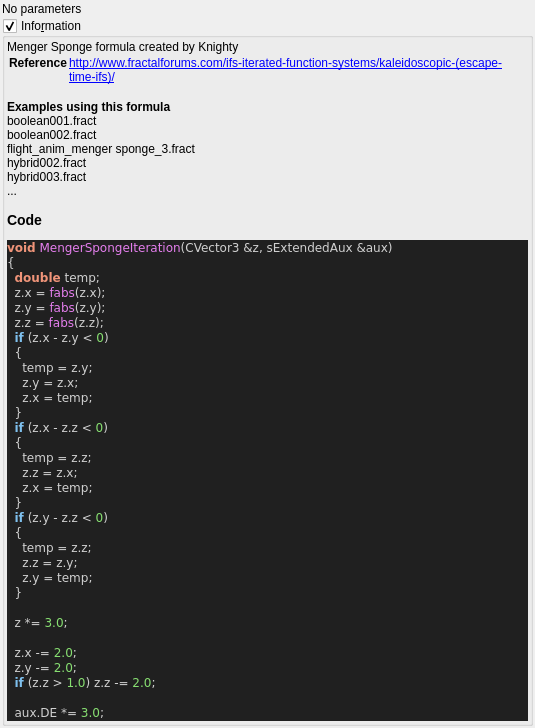
<?xml version="1.0" encoding="UTF-8"?>
<ui version="4.0">
 <class>menger_sponge</class>
 <widget class="QWidget" name="Form">
  <property name="geometry">
   <rect>
    <x>0</x>
    <y>0</y>
    <width>535</width>
    <height>685</height>
   </rect>
  </property>
  <property name="windowTitle">
   <string notr="true">menger_sponge</string>
  </property>
  <layout class="QVBoxLayout" name="verticalLayout">
   <property name="spacing">
    <number>2</number>
   </property>
   <property name="leftMargin">
    <number>2</number>
   </property>
   <property name="topMargin">
    <number>2</number>
   </property>
   <property name="rightMargin">
    <number>2</number>
   </property>
   <property name="bottomMargin">
    <number>2</number>
   </property>
   <item>
    <widget class="QLabel" name="label">
     <property name="text">
      <string>No parameters</string>
     </property>
    </widget>
   </item>
   <item>
    <widget class="MyGroupBox" name="groupCheck_info">
     <property name="title">
      <string>Info&amp;rmation</string>
     </property>
     <property name="flat">
      <bool>false</bool>
     </property>
     <property name="checkable">
      <bool>true</bool>
     </property>
     <layout class="QVBoxLayout" name="verticalLayout_2">
      <property name="spacing">
       <number>2</number>
      </property>
      <property name="leftMargin">
       <number>2</number>
      </property>
      <property name="topMargin">
       <number>2</number>
      </property>
      <property name="rightMargin">
       <number>2</number>
      </property>
      <property name="bottomMargin">
       <number>2</number>
      </property>
      <item>
       <widget class="QLabel" name="label_code_content">
        <property name="text">
         <string notr="true">&lt;p&gt;Menger Sponge formula created by Knighty&lt;/p&gt;&lt;table&gt;
&lt;tr&gt;&lt;th&gt;Reference&lt;/th&gt;&lt;td&gt;&lt;a href=&quot;http://www.fractalforums.com/ifs-iterated-function-systems/kaleidoscopic-(escape-time-ifs)/&quot;&gt;http://www.fractalforums.com/ifs-iterated-function-systems/kaleidoscopic-(escape-time-ifs)/&lt;br&gt;
&lt;/td&gt;&lt;/tr&gt;
&lt;/table&gt;
&lt;b&gt;Examples using this formula&lt;/b&gt;&lt;br&gt;boolean001.fract&lt;br&gt;boolean002.fract&lt;br&gt;flight_anim_menger sponge_3.fract&lt;br&gt;hybrid002.fract&lt;br&gt;hybrid003.fract&lt;br&gt;...&lt;h3&gt;Code&lt;/h3&gt;
&lt;body style=&quot;background-color:#202020&quot;&gt;
&lt;pre style=&quot;color:#d0d0d0; background-color:#202020;  font-family:'Courier New',monospace;&quot;&gt;&lt;span style=&quot;color:#f09479; font-weight:bold&quot;&gt;void&lt;/span&gt; &lt;span style=&quot;color:#e47eed&quot;&gt;MengerSpongeIteration&lt;/span&gt;&lt;span style=&quot;color:#d0d0d0&quot;&gt;(&lt;/span&gt;CVector3 &lt;span style=&quot;color:#d0d0d0&quot;&gt;&amp;amp;&lt;/span&gt;z&lt;span style=&quot;color:#d0d0d0&quot;&gt;,&lt;/span&gt; sExtendedAux &lt;span style=&quot;color:#d0d0d0&quot;&gt;&amp;amp;&lt;/span&gt;aux&lt;span style=&quot;color:#d0d0d0&quot;&gt;)&lt;/span&gt;
&lt;span style=&quot;color:#d0d0d0&quot;&gt;{&lt;/span&gt;
  &lt;span style=&quot;color:#f09479; font-weight:bold&quot;&gt;double&lt;/span&gt; temp&lt;span style=&quot;color:#d0d0d0&quot;&gt;;&lt;/span&gt;
  z&lt;span style=&quot;color:#d0d0d0&quot;&gt;.&lt;/span&gt;x &lt;span style=&quot;color:#d0d0d0&quot;&gt;=&lt;/span&gt; &lt;span style=&quot;color:#e47eed&quot;&gt;fabs&lt;/span&gt;&lt;span style=&quot;color:#d0d0d0&quot;&gt;(&lt;/span&gt;z&lt;span style=&quot;color:#d0d0d0&quot;&gt;.&lt;/span&gt;x&lt;span style=&quot;color:#d0d0d0&quot;&gt;);&lt;/span&gt;
  z&lt;span style=&quot;color:#d0d0d0&quot;&gt;.&lt;/span&gt;y &lt;span style=&quot;color:#d0d0d0&quot;&gt;=&lt;/span&gt; &lt;span style=&quot;color:#e47eed&quot;&gt;fabs&lt;/span&gt;&lt;span style=&quot;color:#d0d0d0&quot;&gt;(&lt;/span&gt;z&lt;span style=&quot;color:#d0d0d0&quot;&gt;.&lt;/span&gt;y&lt;span style=&quot;color:#d0d0d0&quot;&gt;);&lt;/span&gt;
  z&lt;span style=&quot;color:#d0d0d0&quot;&gt;.&lt;/span&gt;z &lt;span style=&quot;color:#d0d0d0&quot;&gt;=&lt;/span&gt; &lt;span style=&quot;color:#e47eed&quot;&gt;fabs&lt;/span&gt;&lt;span style=&quot;color:#d0d0d0&quot;&gt;(&lt;/span&gt;z&lt;span style=&quot;color:#d0d0d0&quot;&gt;.&lt;/span&gt;z&lt;span style=&quot;color:#d0d0d0&quot;&gt;);&lt;/span&gt;
  &lt;span style=&quot;color:#7ec0ee; font-weight:bold&quot;&gt;if&lt;/span&gt; &lt;span style=&quot;color:#d0d0d0&quot;&gt;(&lt;/span&gt;z&lt;span style=&quot;color:#d0d0d0&quot;&gt;.&lt;/span&gt;x &lt;span style=&quot;color:#d0d0d0&quot;&gt;-&lt;/span&gt; z&lt;span style=&quot;color:#d0d0d0&quot;&gt;.&lt;/span&gt;y &lt;span style=&quot;color:#d0d0d0&quot;&gt;&amp;lt;&lt;/span&gt; &lt;span style=&quot;color:#87df71&quot;&gt;0&lt;/span&gt;&lt;span style=&quot;color:#d0d0d0&quot;&gt;)&lt;/span&gt;
  &lt;span style=&quot;color:#d0d0d0&quot;&gt;{&lt;/span&gt;
    temp &lt;span style=&quot;color:#d0d0d0&quot;&gt;=&lt;/span&gt; z&lt;span style=&quot;color:#d0d0d0&quot;&gt;.&lt;/span&gt;y&lt;span style=&quot;color:#d0d0d0&quot;&gt;;&lt;/span&gt;
    z&lt;span style=&quot;color:#d0d0d0&quot;&gt;.&lt;/span&gt;y &lt;span style=&quot;color:#d0d0d0&quot;&gt;=&lt;/span&gt; z&lt;span style=&quot;color:#d0d0d0&quot;&gt;.&lt;/span&gt;x&lt;span style=&quot;color:#d0d0d0&quot;&gt;;&lt;/span&gt;
    z&lt;span style=&quot;color:#d0d0d0&quot;&gt;.&lt;/span&gt;x &lt;span style=&quot;color:#d0d0d0&quot;&gt;=&lt;/span&gt; temp&lt;span style=&quot;color:#d0d0d0&quot;&gt;;&lt;/span&gt;
  &lt;span style=&quot;color:#d0d0d0&quot;&gt;}&lt;/span&gt;
  &lt;span style=&quot;color:#7ec0ee; font-weight:bold&quot;&gt;if&lt;/span&gt; &lt;span style=&quot;color:#d0d0d0&quot;&gt;(&lt;/span&gt;z&lt;span style=&quot;color:#d0d0d0&quot;&gt;.&lt;/span&gt;x &lt;span style=&quot;color:#d0d0d0&quot;&gt;-&lt;/span&gt; z&lt;span style=&quot;color:#d0d0d0&quot;&gt;.&lt;/span&gt;z &lt;span style=&quot;color:#d0d0d0&quot;&gt;&amp;lt;&lt;/span&gt; &lt;span style=&quot;color:#87df71&quot;&gt;0&lt;/span&gt;&lt;span style=&quot;color:#d0d0d0&quot;&gt;)&lt;/span&gt;
  &lt;span style=&quot;color:#d0d0d0&quot;&gt;{&lt;/span&gt;
    temp &lt;span style=&quot;color:#d0d0d0&quot;&gt;=&lt;/span&gt; z&lt;span style=&quot;color:#d0d0d0&quot;&gt;.&lt;/span&gt;z&lt;span style=&quot;color:#d0d0d0&quot;&gt;;&lt;/span&gt;
    z&lt;span style=&quot;color:#d0d0d0&quot;&gt;.&lt;/span&gt;z &lt;span style=&quot;color:#d0d0d0&quot;&gt;=&lt;/span&gt; z&lt;span style=&quot;color:#d0d0d0&quot;&gt;.&lt;/span&gt;x&lt;span style=&quot;color:#d0d0d0&quot;&gt;;&lt;/span&gt;
    z&lt;span style=&quot;color:#d0d0d0&quot;&gt;.&lt;/span&gt;x &lt;span style=&quot;color:#d0d0d0&quot;&gt;=&lt;/span&gt; temp&lt;span style=&quot;color:#d0d0d0&quot;&gt;;&lt;/span&gt;
  &lt;span style=&quot;color:#d0d0d0&quot;&gt;}&lt;/span&gt;
  &lt;span style=&quot;color:#7ec0ee; font-weight:bold&quot;&gt;if&lt;/span&gt; &lt;span style=&quot;color:#d0d0d0&quot;&gt;(&lt;/span&gt;z&lt;span style=&quot;color:#d0d0d0&quot;&gt;.&lt;/span&gt;y &lt;span style=&quot;color:#d0d0d0&quot;&gt;-&lt;/span&gt; z&lt;span style=&quot;color:#d0d0d0&quot;&gt;.&lt;/span&gt;z &lt;span style=&quot;color:#d0d0d0&quot;&gt;&amp;lt;&lt;/span&gt; &lt;span style=&quot;color:#87df71&quot;&gt;0&lt;/span&gt;&lt;span style=&quot;color:#d0d0d0&quot;&gt;)&lt;/span&gt;
  &lt;span style=&quot;color:#d0d0d0&quot;&gt;{&lt;/span&gt;
    temp &lt;span style=&quot;color:#d0d0d0&quot;&gt;=&lt;/span&gt; z&lt;span style=&quot;color:#d0d0d0&quot;&gt;.&lt;/span&gt;z&lt;span style=&quot;color:#d0d0d0&quot;&gt;;&lt;/span&gt;
    z&lt;span style=&quot;color:#d0d0d0&quot;&gt;.&lt;/span&gt;z &lt;span style=&quot;color:#d0d0d0&quot;&gt;=&lt;/span&gt; z&lt;span style=&quot;color:#d0d0d0&quot;&gt;.&lt;/span&gt;y&lt;span style=&quot;color:#d0d0d0&quot;&gt;;&lt;/span&gt;
    z&lt;span style=&quot;color:#d0d0d0&quot;&gt;.&lt;/span&gt;y &lt;span style=&quot;color:#d0d0d0&quot;&gt;=&lt;/span&gt; temp&lt;span style=&quot;color:#d0d0d0&quot;&gt;;&lt;/span&gt;
  &lt;span style=&quot;color:#d0d0d0&quot;&gt;}&lt;/span&gt;

  z &lt;span style=&quot;color:#d0d0d0&quot;&gt;*=&lt;/span&gt; &lt;span style=&quot;color:#87df71&quot;&gt;3.0&lt;/span&gt;&lt;span style=&quot;color:#d0d0d0&quot;&gt;;&lt;/span&gt;

  z&lt;span style=&quot;color:#d0d0d0&quot;&gt;.&lt;/span&gt;x &lt;span style=&quot;color:#d0d0d0&quot;&gt;-=&lt;/span&gt; &lt;span style=&quot;color:#87df71&quot;&gt;2.0&lt;/span&gt;&lt;span style=&quot;color:#d0d0d0&quot;&gt;;&lt;/span&gt;
  z&lt;span style=&quot;color:#d0d0d0&quot;&gt;.&lt;/span&gt;y &lt;span style=&quot;color:#d0d0d0&quot;&gt;-=&lt;/span&gt; &lt;span style=&quot;color:#87df71&quot;&gt;2.0&lt;/span&gt;&lt;span style=&quot;color:#d0d0d0&quot;&gt;;&lt;/span&gt;
  &lt;span style=&quot;color:#7ec0ee; font-weight:bold&quot;&gt;if&lt;/span&gt; &lt;span style=&quot;color:#d0d0d0&quot;&gt;(&lt;/span&gt;z&lt;span style=&quot;color:#d0d0d0&quot;&gt;.&lt;/span&gt;z &lt;span style=&quot;color:#d0d0d0&quot;&gt;&amp;gt;&lt;/span&gt; &lt;span style=&quot;color:#87df71&quot;&gt;1.0&lt;/span&gt;&lt;span style=&quot;color:#d0d0d0&quot;&gt;)&lt;/span&gt; z&lt;span style=&quot;color:#d0d0d0&quot;&gt;.&lt;/span&gt;z &lt;span style=&quot;color:#d0d0d0&quot;&gt;-=&lt;/span&gt; &lt;span style=&quot;color:#87df71&quot;&gt;2.0&lt;/span&gt;&lt;span style=&quot;color:#d0d0d0&quot;&gt;;&lt;/span&gt;

  aux&lt;span style=&quot;color:#d0d0d0&quot;&gt;.&lt;/span&gt;DE &lt;span style=&quot;color:#d0d0d0&quot;&gt;*=&lt;/span&gt; &lt;span style=&quot;color:#87df71&quot;&gt;3.0&lt;/span&gt;&lt;span style=&quot;color:#d0d0d0&quot;&gt;;&lt;/span&gt;
&lt;span style=&quot;color:#d0d0d0&quot;&gt;}&lt;/span&gt;
&lt;/pre&gt;
&lt;/body&gt;</string>
        </property>
        <property name="wordWrap">
         <bool>true</bool>
        </property>
        <property name="openExternalLinks">
         <bool>true</bool>
        </property>
        <property name="textInteractionFlags">
         <set>Qt::LinksAccessibleByMouse|Qt::TextSelectableByMouse</set>
        </property>
       </widget>
      </item>
     </layout>
    </widget>
   </item>
   <item>
    <spacer name="verticalSpacer">
     <property name="orientation">
      <enum>Qt::Vertical</enum>
     </property>
     <property name="sizeHint" stdset="0">
      <size>
       <width>20</width>
       <height>40</height>
      </size>
     </property>
    </spacer>
   </item>
  </layout>
 </widget>
 <customwidgets>
  <customwidget>
   <class>MyGroupBox</class>
   <extends>QGroupBox</extends>
   <header>my_group_box.h</header>
   <container>1</container>
  </customwidget>
 </customwidgets>
 <resources/>
 <connections/>
</ui>
